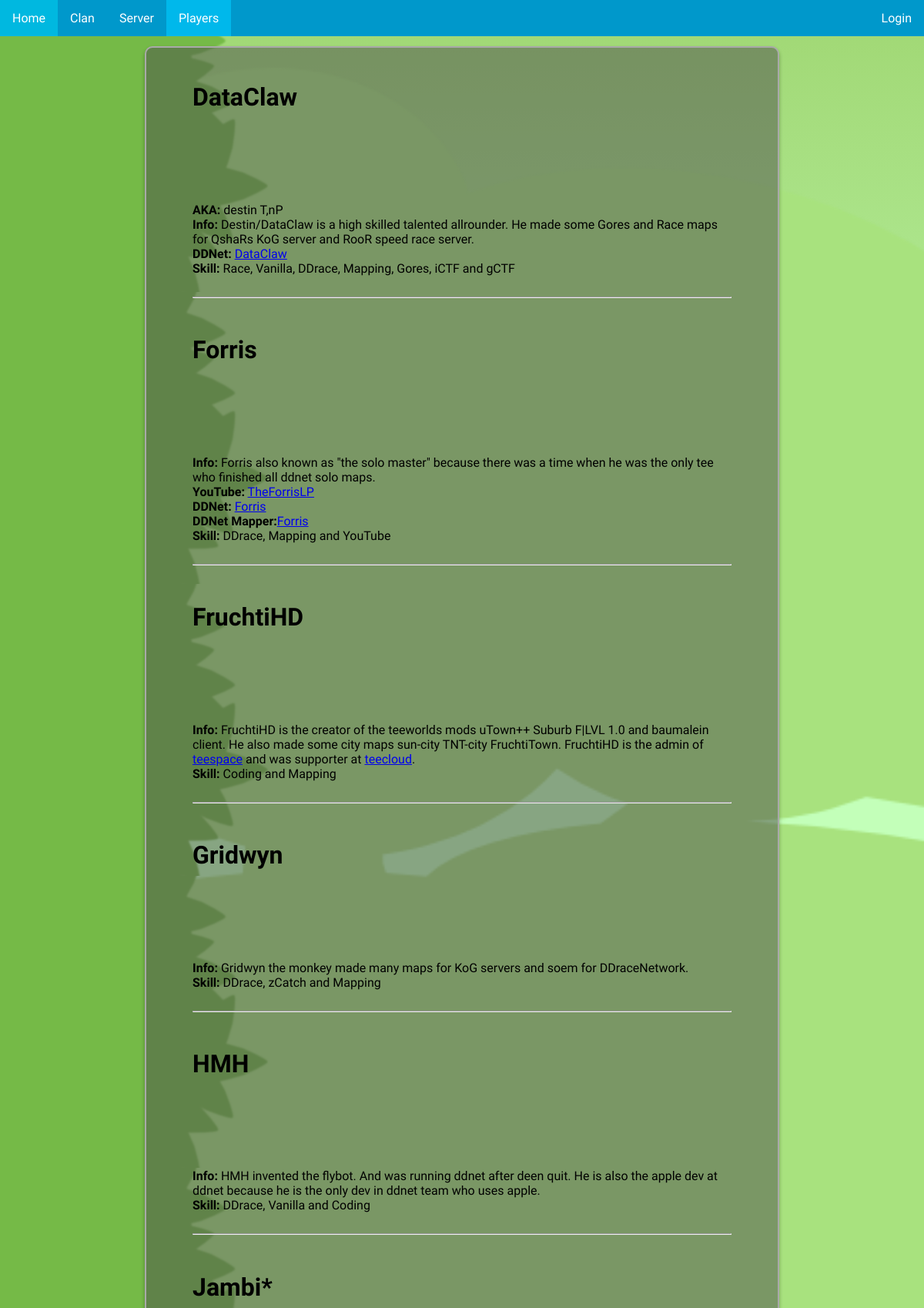
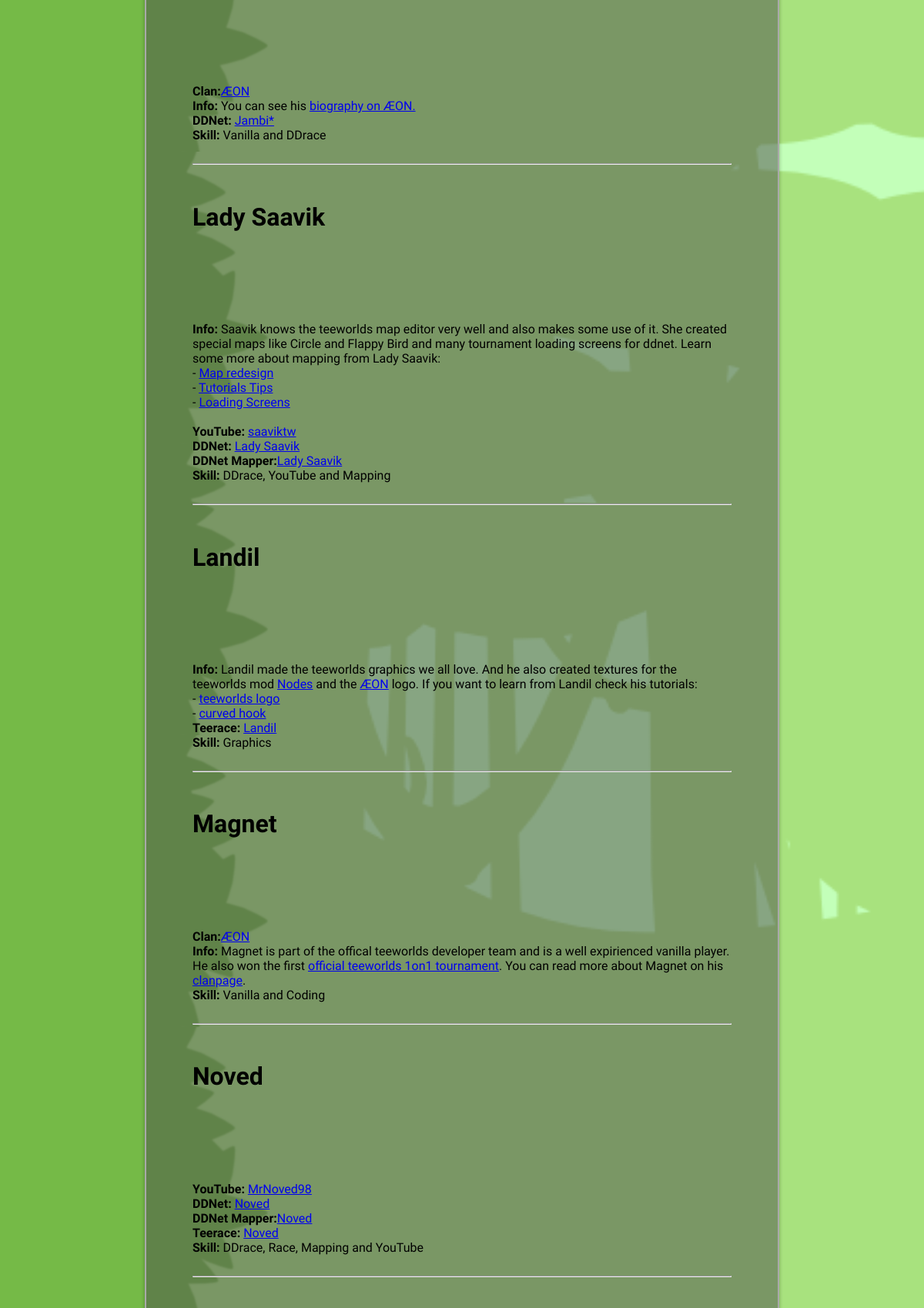
Page /players.php?players=10&page=1 (upper part) on the committed database (2 pictures, top to bottom).
### tables this page shows
CREATE TABLE "Players" (
	`ID`	INTEGER PRIMARY KEY AUTOINCREMENT,
	`Name`	TEXT,
	`AKA`	TEXT,
	`SkinName`	TEXT DEFAULT 'default',
	`SkinColorBody`	INTEGER,
	`SkinColorFeet`	INTEGER,
	`Clan`	TEXT,
	`ClanPage`	TEXT,
	`Clan2`	TEXT,
	`ClanPage2`	TEXT,
	`Skills`	TEXT,
	`yt_name`	TEXT,
	`yt_link`	TEXT,
	`DDNet`	TEXT,
	`DDNetMapper`	TEXT,
	`KoG`	TEXT,
	`Teerace`	TEXT,
	`StartYear`	INTEGER,
	`Info`	TEXT,
	`Editors`	TEXT,
	`LastEditDate`	TEXT,
	`LastEditor`	TEXT
);

### players.php (the view, shortened to what this page needs)
<?php
HtmlHeader("Players", "jungle.css", "TeeAssembler.css");
    $SQL_playerlist_query_base = "SELECT * FROM Players WHERE ID > ? ";
    $SQL_playerlist_query_order_by = "ORDER BY Name ASC ";
    $players_per_page = 10;
	$players_offset = 0;
	if (!empty($_GET['players']) && is_numeric($_GET['players']))
	{
		$players_per_page = $_GET['players'];
		$players_per_page = (int)$players_per_page;
	}
	if (!empty($_GET['page']) && is_numeric($_GET['page']))
	{
		$players_page = $_GET['page'];
		$players_page = (int)$players_page;
		$players_offset = $players_page * $players_per_page;
	}
	$SQL_playerlist_query_range = "LIMIT $players_per_page OFFSET $players_offset ";
	$db = new PDO(PLAYER_DATABASE);
	$db->setAttribute( PDO::ATTR_ERRMODE, PDO::ERRMODE_WARNING );
	$SQL_execution_string = $SQL_playerlist_query_base . $SQL_playerlist_query_order_by . $SQL_playerlist_query_range;
	$stmt = $db->prepare($SQL_execution_string);
	$stmt->execute(array(0));
	$rows = $stmt->fetchAll(PDO::FETCH_ASSOC);
	if ($rows)
	{
		foreach ($rows as $row)
		{
			$name = $row['Name'];
			$aka = $row['AKA'];
            $id = $row['ID'];
			$info = $row['Info'];
			$clan = $row['Clan'];
			$clan_page = $row['ClanPage'];
			$skills = $row['Skills'];
			$yt_name = $row['yt_name'];
			$yt_link = $row['yt_link'];
			$teerace = $row['Teerace'];
			$ddnet = $row['DDNet'];
			$ddnet_mapper = $row['DDNetMapper'];
			$ddnet_link = $ddnet;
			$ddnet_mapper_link = $ddnet_mapper;
?>
<?php
			if ($ddnet)
			{
				if ($ddnet == "name")
				{
					$ddnet_link = "https://ddnet.tw/players/$name/";
				}
			}
			if ($ddnet_mapper)
			{
				if ($ddnet_mapper == "name")
				{
					$ddnet_mapper_link = "https://ddnet.tw/mappers/$name/";
				}
			}
			echo "
			<div id=\"$name\"\>
			<h1>$name</h1>
			";
?>
        <div class="tee" <?php echo "skin$id"; ?>>
            <div class="front-foot"></div>
            <div class="rEye"></div>
        </div>
<?php
			if ($aka)
			{
				echo "<a><strong>AKA:</strong> $aka<br></a>";
			}
			if ($clan)
			{
				if ($clan_page)
				{
					echo "<a><strong>Clan:</strong><a href=\"$clan_page\">$clan</a><br></a>";
				}
				else
				{
					echo "<a><strong>Clan:</strong> $clan<br></a>";
				}
			}
			if ($info)
				echo "<a><strong>Info:</strong> $info<br></a>";
			if ($yt_name and $yt_link)
				echo "<a><strong>YouTube:</strong> <a href=\"$yt_link\">$yt_name</a><br></a>";
			if ($ddnet)
			{
				echo "<a><strong>DDNet:</strong> <a href=\"$ddnet_link\">$name</a><br></a>";
			}
			if ($ddnet_mapper)
			{
				echo "<a><strong>DDNet Mapper:</strong><a href=\"$ddnet_mapper_link\">$name</a><br></a>";
			}
			if ($teerace)
				echo "<a><strong>Teerace:</strong> <a href=\"$teerace\">$name</a><br></a>";
			if ($skills)
				echo "<a><strong>Skill:</strong> $skills</a></br>";
			echo "
			</div><br><hr><br>
			";
		}
	}
	else
	{
		echo "something went wrong .-.";
		echo "<input type=\"button\" value=\"reset\" onclick=\"window.location.href='players.php?players=10&page=0'\"/>";
	}
	fok();
?>

### usefull_functions.php (shortened to what this page needs)
<?php
function IsLoggedIn()
{
    return false;
}
function HtmlFooter()
{
?>
    </div>
	</body>
</html>
<?php
}
function fok()
{
?>
<?php
	HtmlFooter();
	die();
}
function HtmlHeader($page, $style = "js_clouds.css", $style2 = "")
{
?>
<!DOCTYPE html>
<html>
	<head>
        <link rel="stylesheet" href="design/style.css"></style>
		<link rel="stylesheet" href="<?php echo "design/$style"; ?>"></style>
<?php
    if ($style2 !== "")
    {
?>
		<link rel="stylesheet" href="<?php echo "design/$style2"; ?>"></style>
<?php
    }
?>
	</head>
	<body>
        <div id="header-nav">
            <ul>
                <li><a <?php if ($page === "Home") { echo 'class="active"'; } ?> href="index.php">Home</a></li>
                <li><a <?php if ($page === "Clan") { echo 'class="active"'; } ?>href="clan.php">Clan</a></li>
                <li><a <?php if ($page === "Server") { echo 'class="active"'; } ?>href="server.php">Server</a></li>
                <li><a <?php if ($page === "Players") { echo 'class="active"'; } ?>href="players.php">Players</a></li>
                <li style="float:right">
                <?php
                    if (IsLoggedIn())
                    {
                        echo "<a " . (($page === "Account") ? 'class="active"' : '') . "href=\"account.php\">Account</a>";
                    }
                    else
                    {
                        echo "<a href=\"login.php\">Login</a>";
                    }
                ?>
                </li>
            </ul>
        </div>
<?php
    if ($style == "clouds.css")
    {
?>
        <div class="cloud" id="cloud1"><img src="design/img/bg_cloud3.png" width="200em"></div>
        <div class="cloud" id="cloud2"><img src="design/img/bg_cloud2.png" width="350em"></div>
        <div class="cloud" id="cloud3"><img src="design/img/bg_cloud1.png" width="300em"></div>
        <div class="cloud" id="cloud4"><img src="design/img/bg_cloud3.png" width="250em"></div>
        <div class="cloud" id="cloud5"><img src="design/img/bg_cloud2.png" width="280em"></div>
<?php
    }
    else if ($style == "jungle.css")
    {
?>
        <div class="jungle-background"></div>
        <div class="jungle-mid-light-green"></div>
<?php
    }
?>
        <div class="main-content">
<?php
}
?>

### design/style.css (style rules this page uses)
#header-nav { position: fixed; width: 100%; top: 0; z-index: 420; }
.main-content { padding: 5%; padding-top: 2%; margin-top: 5%; margin-bottom: 5%; min-width: 200px; max-width: 700px; margin-right: auto; margin-left: auto; border: 2px solid darkgrey; border-radius: 10px; background: rgba(77,77,77,0.5); box-shadow: 0 3px 5px rgba(0, 0, 0, 0.3); background: white; }
ul { list-style-type: none; margin: 0; padding: 0; overflow: hidden; background-color: #0098cb; }
li { float: left; }
li a { display: block; color: white; text-align: center; padding: 14px 16px; text-decoration: none; font-family: 'Comfortaa', cursive; }
.active { background-color: #00b8eb; }
body { margin:0px; padding:0px; font-family: 'Comfortaa', cursive; background-attachment: fixed !important; background: -moz-linear-gradient(270deg, rgba(51,86,167,1) 0%, rgba(158,181,214,1) 20%); background: -webkit-gradient(linear, left top, left bottom, color-stop(0%, rgba(51,86,167,1)), color-stop(20%, rgba(158,181,214,1))); background: -webkit-linear-gradient(270deg, rgba(51,86,167,1) 0%, rgba(158,181,214,1) 20%); background: -o-linear-gradient(270deg, rgba(51,86,167,1) 0%, rgba(158,181,214,1) 20%); background: -ms-linear-gradient(270deg, rgba(51,86,167,1) 0%, rgba(158,181,214,1) 20%); background: linear-gradient(180deg, rgba(51,86,167,1) 0%, rgba(158,181,214,1) 20%); filter: progid:DXImageTransform.Microsoft.gradient( startColorstr='#3356a7', endColorstr='#9eb5d6',GradientType=0 ); }

### design/jungle.css (style rules this page uses)
.jungle-mid-light-green { position: fixed; z-index: -2; top: 0; height: 100%; width: 100%; background-image: url("img/jungle_midground_light_green_left.png"); background-repeat: repeat-y; }
.jungle-background { position: fixed; z-index: -2; top: 0; height: 100%; width: 100%; background-image: url("img/jungle_background_green.png"); background-size: auto 100%; background-repeat: repeat-x; }
.main-content { padding: 5%; padding-top: 2%; margin-top: 5%; margin-bottom: 5%; min-width: 200px; max-width: 700px; margin-right: auto; margin-left: auto; border: 2px solid darkgrey; border-radius: 10px; background: rgba(77,77,77,0.5); box-shadow: 0 3px 5px rgba(0, 0, 0, 0.3); }
body { background: -webkit-gradient(linear, left top, left bottom, color-stop(0%, rgba(160,215,115,1)), color-stop(27%, rgba(195,255,185,1))); }

### design/TeeAssembler.css (style rules this page uses)
.tee { width: 96px; height: 96px; position: relative; left: 5%; transform: translateX(-50%); -ms-transform: translateX(-50%); margin-top: 0px; z-index: 0; }
.tee div { position: absolute; }
.back-foot,.back-foot-shadow,.front-foot,.front-foot-shadow { width: 64px; height: 32px; }
.front-foot { background-position: -192px -32px; top: 52px; left: 26px; transform: scale(1.35); }
.lEye,.rEye { width: 32px; height: 32px; background-position: -64px -96px; }
.rEye { top: 29px; left: 48px; transform: scale(1.12) rotateY(-180deg); }

### rows in the picture
players: Name "DataClaw", AKA "destin T,nP", Info "Destin/DataClaw is a high skilled talented allrounder. He made some Gores and Race maps for QshaRs KoG server and RooR speed race server.", Skills "Race, Vanilla, DDrace, Mapping, Gores, iCTF and gCTF"
players: Name "Forris", Info "Forris also known as \"the solo master\" because there was a time when he was the only tee who finished all ddnet solo maps.", yt_name "TheForrisLP", Skills "DDrace, Mapping and YouTube"
players: Name "FruchtiHD", Info "FruchtiHD is the creator of the teeworlds mods uTown++ Suburb F|LVL 1.0 and baumalein client. He also made some city maps sun-city TNT-city FruchtiTown. FruchtiHD is the admin of teespace and was supporter at teecloud .", Skills "Coding and Mapping"
players: Name "Gridwyn", Info "Gridwyn the monkey made many maps for KoG servers and soem for DDraceNetwork.", Skills "DDrace, zCatch and Mapping"
players: Name "HMH", Info "HMH invented the flybot. And was running ddnet after deen quit. He is also the apple dev at ddnet because he is the only dev in ddnet team who uses apple.", Skills "DDrace, Vanilla and Coding"
players: Name "Jambi*", Clan "ÆON", Info "You can see his biography on ÆON.", Skills "Vanilla and DDrace"
players: Name "Lady Saavik", Info "Saavik knows the teeworlds map editor very well and also makes some use of it. She created special maps like Circle and Flappy Bird and many tournament loading screens for ddnet. Learn some more about mapping from Lady Saavik: - Map redesign - Tutorials Tips - Loading Screens", yt_name "saaviktw", Skills "DDrace, YouTube and Mapping"
players: Name "Landil", Info "Landil made the teeworlds graphics we all love. And he also created textures for the teeworlds mod Nodes and the ÆON logo. If you want to learn from Landil check his tutorials: - teeworlds logo - curved hook", Skills "Graphics"
players: Name "Magnet", Clan "ÆON", Info "Magnet is part of the offical teeworlds developer team and is a well expirienced vanilla player. He also won the first official teeworlds 1on1 tournament . You can read more about Magnet on his clanpage .", Skills "Vanilla and Coding"
players: Name "Noved", yt_name "MrNoved98", Skills "DDrace, Race, Mapping and YouTube"
